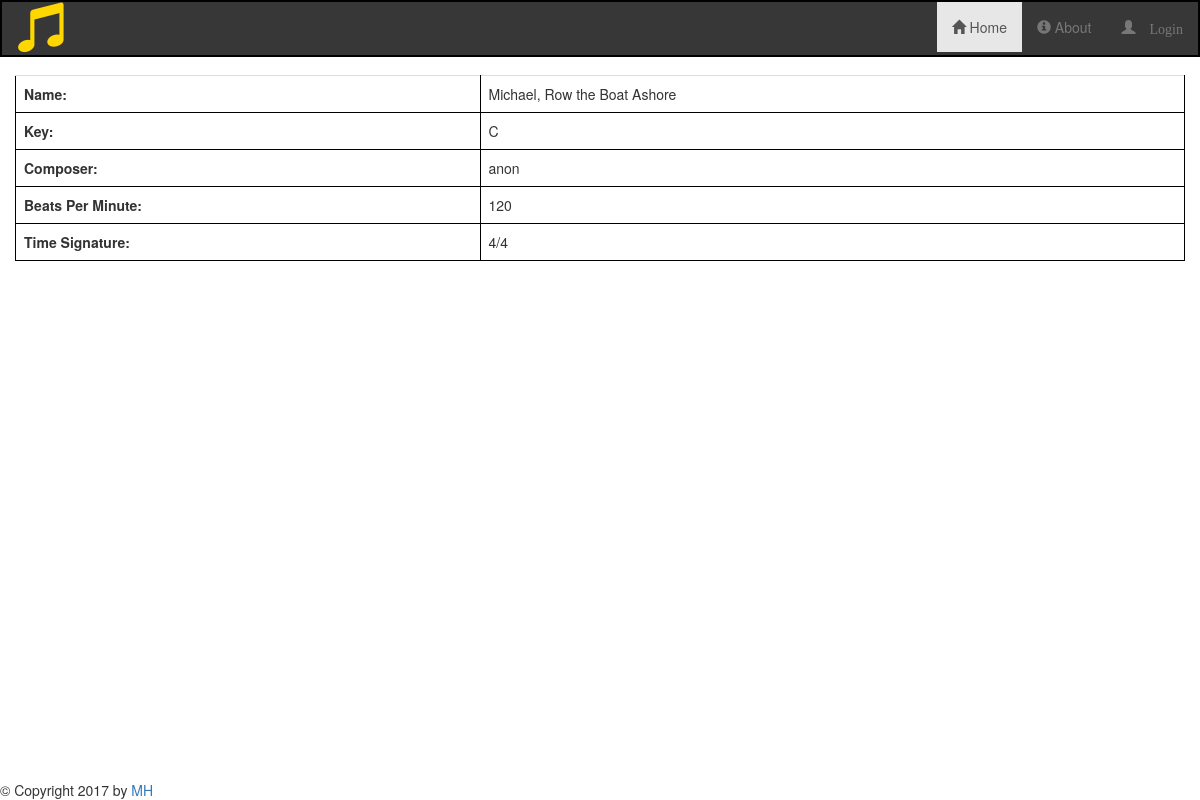
Screenshot of /categories/Aa/36/Michael, Row the Boat Ashore /670 with the database file from the repository.
### songsdb_setup.py (models this page shows, shortened)
class Song(Base):
    __tablename__ = 'allsongs'
    id = Column(Integer, primary_key = True)
    name = Column(String, nullable = False)
    key = Column(String, nullable = False)
    year = Column(Integer, nullable = False)
    composer = Column(String, nullable = False)
    bpm = Column(Integer, nullable = False)
    timesig = Column(String, nullable = False)
    source = Column(String, nullable = False)
    category_id = Column(Integer, ForeignKey('category.id'))
    category = relationship(Category)
    user_id = Column(Integer, ForeignKey('user.id'))
    user = relationship(User)

### application.py (the view)
@app.route('/categories/<category>/<int:category_id>/<name>/<int:song_id>')
def showSongInfo(category, category_id, song_id, name):
    song = session.query(Song).filter(Song.id == song_id).one()
    return render_template('songinfo.html', song = song, name = name)

### templates/songinfo.html
{% extends "main.html" %}
{% block content %}
<div class="col-lg-12">
    <table class="table table-hover">
        <table class="table table-hover">
            <tr>
                <th>Name: </th>
                <td>{{ song.name }}</td>
            </tr>
            <tr>
                <th>Key: </th>
                <td>{{ song.key }}</td>
            </tr>
            <tr>
                <th>Composer: </th>
                <td>{{ song.composer }}</td>
            </tr>
            <tr>
                <th>Beats Per Minute: </th>
                <td>{{ song.bpm }}</td>
            </tr>
            <tr>
                <th>Time Signature: </th>
                <td>{{ song.timesig }}</td>
            </tr>
        </table>
    </table>
</div>
{% endblock %}

### static/styles.css (style rules this page uses)
table, th, td { border: 1px solid black; border-collapse: collapse; }
th, td { padding: 5px; text-align: left; }

### rows the page displays
Song: name "Michael, Row the Boat Ashore", key "C", composer "anon", bpm "120", timesig "4/4"
